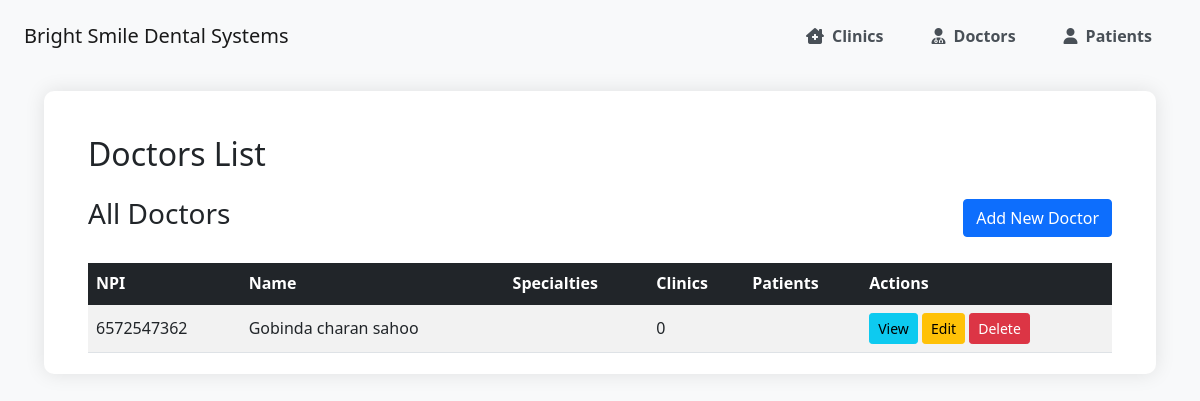
Screenshot of /management/doctors/ (signed in) with the database file from the repository.
### staff_patient_management/models.py (models this page shows, shortened)
class Doctor(models.Model):
    npi = models.CharField(max_length=10, unique=True)
    name = models.CharField(max_length=100)
    phone_number = models.CharField(max_length=15)
    email = models.EmailField(null=True, blank=True)
    specialties = models.JSONField(default=list, blank=True)
    clinics = models.ManyToManyField(Clinic, related_name="doctors", through='DoctorClinicAffiliation')

### staff_patient_management/views.py (the view)
# urls.py: path('doctors/', views.doctor_list_view, name='doctor_list'),
@login_required
def doctor_list_view(request):
    doctors = Doctor.objects.all()
    specialties = PROCEDURES  # Get all specialties to populate the dropdown
    context = {
        'doctors': doctors,
        'specialties': specialties,
    }
    return render(request, 'doctor_list.html', context)

### staff_patient_management/templates/doctor_list.html (shortened to what this page needs)
{% extends 'base.html' %}
{% block content %}
<div class="container mt-4">
    <h2 class="mb-4">Doctors List</h2>
    <div class="d-flex justify-content-between align-items-center mb-4">
        <h3>All Doctors</h3>
        <button type="button" class="btn btn-primary" data-bs-toggle="modal" data-bs-target="#addDoctorModal">
             Add New Doctor
        </button>
    </div>
    <div class="table-responsive">
        <table class="table table-striped table-hover align-middle">
            <thead class="table-dark">
                <tr>
                    <th>NPI</th>
                    <th>Name</th>
                    <th>Specialties</th>
                    <th>Clinics</th>
                    <th>Patients</th>
                    <th>Actions</th>
                </tr>
            </thead>
            <tbody>
                {% for doctor in doctors %}
                    <tr>
                        <td>{{ doctor.npi }}</td>
                        <td>{{ doctor.name }}</td>
                        <td>{{ doctor.specialties.all|join:", " }}</td>
                        <td>{{ doctor.clinics.count }}</td>
                        <td>{{ doctor.patient_set.count }}</td>
                        <td>
                            <a href="{% url 'doctor_detail' doctor.id %}" class="btn btn-info btn-sm">View</a>
                            <a href="{% url 'edit_doctor' doctor.id %}" class="btn btn-warning btn-sm">Edit</a>
                            <a href="{% url 'delete_doctor' doctor.id %}" class="btn btn-danger btn-sm" onclick="return confirm('Are you sure you want to delete this doctor?');">Delete</a>
                        </td>
                    </tr>
                {% empty %}
                    <tr>
                        <td colspan="6" class="text-center">No doctors available.</td>
                    </tr>
                {% endfor %}
            </tbody>
        </table>
    </div>
</div>
{% endblock %}

### staff_patient_management/templates/base.html (style rules this page uses)
body { font-family: 'Segoe UI', Tahoma, Geneva, Verdana, sans-serif; background-color: #f8f9fa; }

### rows the page displays
Doctor: npi "6572547362", name "Gobinda charan sahoo", clinics.count "0"
